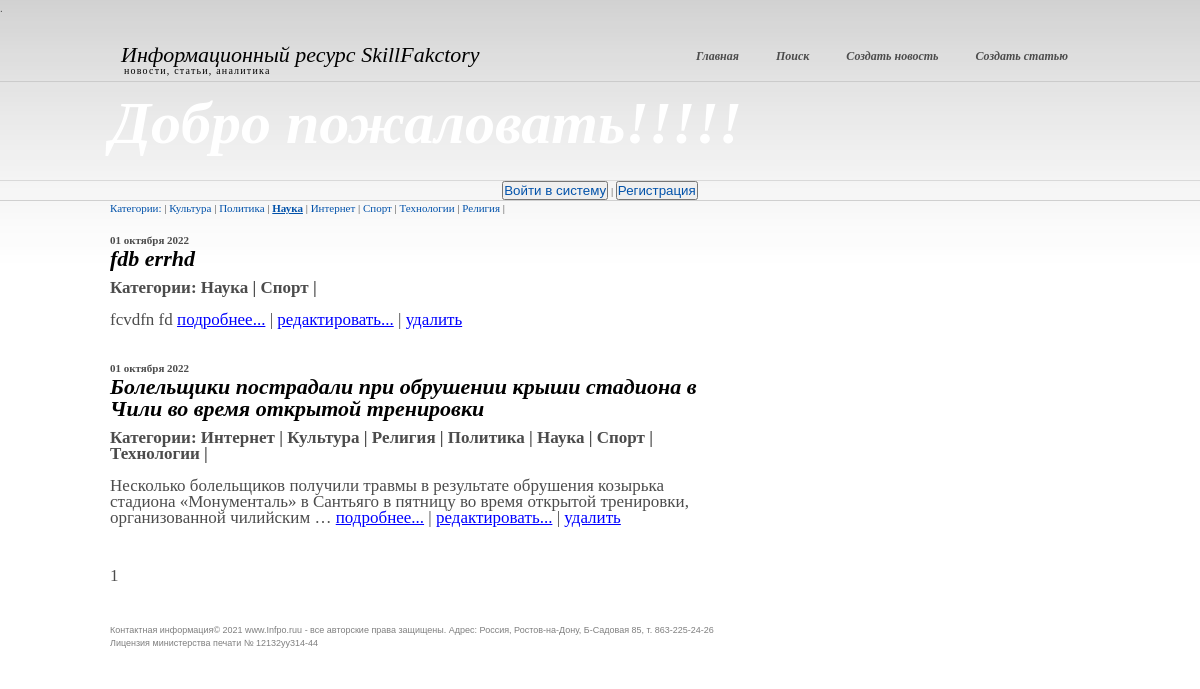
Screenshot of /home/?category=3 with the database file from the repository.
### news/models.py (models this page shows, shortened)
class Category(models.Model):
    name = models.CharField(max_length=255, unique=True)
    subscribers = models.ManyToManyField(settings.AUTH_USER_MODEL, through='SubscribersUsers')  # manytomany relation to the table "User"

class Post(models.Model):
    head_article = models.CharField(max_length=255)  # post`s name
    text_post = models.TextField()  # text
    date = models.DateTimeField(auto_now_add = True)  # date of the post will be added
    type_post = models.CharField(max_length = 20, choices = POSITIONS, default = 'news')  # post`s type : news or article
    sum_rank = models.IntegerField(default = 0)
    id_author = models.ForeignKey('Author', on_delete = models.CASCADE)  # onetomany relation to the table "Author"
    category = models.ManyToManyField('Category', through = PostCategory)  # manytomany relation to the table "Category"

### news/views.py (the view)
class NewsList(ListView):
    model = Post
    ordering = '-date'
    template_name = 'home.html'
    context_object_name = 'news'
    paginate_by = 5
    def get_context_data(self, **kwargs):
        context = super().get_context_data(**kwargs)
        context = super().get_context_data(**kwargs)
        context['get_category'] = Category.objects.all()
        return context
    def get_queryset(self, **kwargs):
        is_private = self.request.GET.get('category', None)
        if is_private:
            queryset = Post.objects.filter(category=is_private).order_by('-date')
        else:
            queryset = super().get_queryset()
        return queryset

### news/templatetags/custom_filters.py (called while the page is built)
@register.filter()
def censor(value):
    if isinstance(value, str):
        a = ['хрен', 'редиска', 'тыква']
        for i in a:
            b = ' '+i[0]+'*' * (len(i)-1)+' '
            value = value.replace(i, b)
    return value

### templates/home.html (shortened to what this page needs)
{% extends 'flatpages/default.html' %}
{% load custom_filters %}
{% block search %}
    {% if request.user.username %}
        <p>Пользователь: {{request.user.username}}&nbsp|&nbsp<a href="/home/sign/logout/">Выйти</a>
        <button> <a href="sign/upgrade/">Стать автором</a> </button>
        </p>
    {% else %}
        <p><button> <a href="/home/accounts/login"> Войти в систему </a></button> | <button> <a href="/home/accounts/signup"> Регистрация </a></button></p>
    {% endif %}
{% endblock search %}
{% block content %}
    <div class="col">
       <div class="post">
           <a href="/home" title="разделы новостей">Категории:</a> |
           {% for c in get_category %}
                <a href="?category={{c.id}}"
                {% if request.GET.category == c.id|title %}
                    class="bold"
                {% endif %}
                >{{ c.name }}</a> |
           {% endfor %}
            <br><br>
           {% for i in news %}
               <h4>{{ i.date|date:'d E Y' }}</h4>
               <h3>{{ i.head_article| censor }}</h3>
               <p>
               <b>Категории:
               {% for v in i.category.all %}
                   {{ v.name }} |
                    {% endfor %}</b>
               <br><br>
                {{ i.text_post|truncatewords:20| censor}}
                <a href="{{ i.id }}">подробнее...</a> |
                <a href="news/{{ i.id }}/update">редактировать...</a> |
                <a href="news/{{ i.id }}/delete">удалить</a>
                </p><br><br>
           {% endfor %}
            <p>
            {{ page_obj.number }}
            </p>
      </div>
    </div>
{% endblock content %}

### static/css/styles.css (style rules this page uses)
* { margin:0; padding:0; outline:0; }
body { font-size:11px; line-height:16px; font-family:Georgia, serif; color:#4c4c4c; background:#fff url(images/body-bg.gif) repeat-x 0 0; }
a { color:#0252aa; text-decoration:none; cursor:pointer; }
.col { float:left; display:inline; width:590px; margin-right:28px; padding-bottom:41px; }
.post h3 { color:#000; font-size:22px; font-style:italic; line-height:22px; }
.post a { text-decoration:none; }
.post .bold { text-decoration:underline; font-weight: bold; }
.post p { font-size:17px; padding-top:10px; }
.post p a { color:blue; text-decoration:underline; }

### rows the page displays
Category: name "Культура"
Category: name "Политика"
Category: name "Наука"
Category: name "Интернет"
Category: name "Спорт"
Category: name "Технологии"
Category: name "Религия"
Post: date "01 октября 2022", head_article|censor "fdb errhd", text_post|censor "fcvdfn fd"
Post: date "01 октября 2022", head_article|censor "Болельщики пострадали при обрушении крыши стадиона в Чили во время открытой тренировки", text_post|censor "Несколько болельщиков получили травмы в результате обрушения козырька стадиона «Монументаль» в Сантьяго в пятницу во время открытой тренировки, организованной чилийским …"

### other values shown
{{ page_obj.number }} "1"
